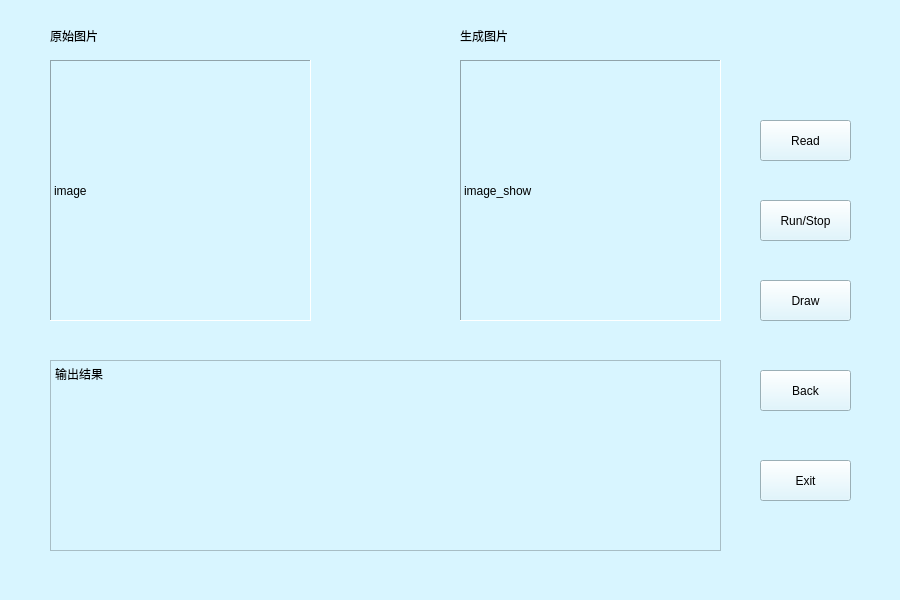
<?xml version="1.0" encoding="UTF-8"?>
<ui version="4.0">
 <class>Form</class>
 <widget class="QWidget" name="Form">
  <property name="geometry">
   <rect>
    <x>0</x>
    <y>0</y>
    <width>900</width>
    <height>600</height>
   </rect>
  </property>
  <property name="windowTitle">
   <string>数据集生成器</string>
  </property>
  <property name="styleSheet">
   <string notr="true">background-color: rgb(216, 245, 255);</string>
  </property>
  <widget class="QLabel" name="label">
   <property name="geometry">
    <rect>
     <x>50</x>
     <y>60</y>
     <width>261</width>
     <height>261</height>
    </rect>
   </property>
   <property name="styleSheet">
    <string notr="true">font: 9pt &quot;楷体&quot;;</string>
   </property>
   <property name="frameShape">
    <enum>QFrame::Panel</enum>
   </property>
   <property name="frameShadow">
    <enum>QFrame::Sunken</enum>
   </property>
   <property name="text">
    <string>image</string>
   </property>
  </widget>
  <widget class="QLabel" name="label_2">
   <property name="geometry">
    <rect>
     <x>460</x>
     <y>60</y>
     <width>261</width>
     <height>261</height>
    </rect>
   </property>
   <property name="styleSheet">
    <string notr="true">font: 9pt &quot;楷体&quot;;</string>
   </property>
   <property name="frameShape">
    <enum>QFrame::Panel</enum>
   </property>
   <property name="frameShadow">
    <enum>QFrame::Sunken</enum>
   </property>
   <property name="text">
    <string>image_show</string>
   </property>
  </widget>
  <widget class="QLabel" name="label_3">
   <property name="geometry">
    <rect>
     <x>50</x>
     <y>20</y>
     <width>101</width>
     <height>31</height>
    </rect>
   </property>
   <property name="styleSheet">
    <string notr="true">font: 9pt &quot;楷体&quot;;</string>
   </property>
   <property name="text">
    <string>原始图片</string>
   </property>
  </widget>
  <widget class="QLabel" name="label_4">
   <property name="geometry">
    <rect>
     <x>460</x>
     <y>20</y>
     <width>101</width>
     <height>31</height>
    </rect>
   </property>
   <property name="styleSheet">
    <string notr="true">font: 9pt &quot;楷体&quot;;</string>
   </property>
   <property name="text">
    <string>生成图片</string>
   </property>
  </widget>
  <widget class="QPushButton" name="pushButton">
   <property name="geometry">
    <rect>
     <x>760</x>
     <y>200</y>
     <width>91</width>
     <height>41</height>
    </rect>
   </property>
   <property name="styleSheet">
    <string notr="true">font: 9pt &quot;楷体&quot;;</string>
   </property>
   <property name="text">
    <string>Run/Stop</string>
   </property>
  </widget>
  <widget class="QPushButton" name="pushButton_3">
   <property name="geometry">
    <rect>
     <x>760</x>
     <y>280</y>
     <width>91</width>
     <height>41</height>
    </rect>
   </property>
   <property name="styleSheet">
    <string notr="true">font: 9pt &quot;楷体&quot;;</string>
   </property>
   <property name="text">
    <string>Draw</string>
   </property>
  </widget>
  <widget class="QPushButton" name="pushButton_4">
   <property name="geometry">
    <rect>
     <x>760</x>
     <y>370</y>
     <width>91</width>
     <height>41</height>
    </rect>
   </property>
   <property name="styleSheet">
    <string notr="true">font: 9pt &quot;楷体&quot;;</string>
   </property>
   <property name="text">
    <string>Back</string>
   </property>
  </widget>
  <widget class="QPushButton" name="pushButton_5">
   <property name="geometry">
    <rect>
     <x>760</x>
     <y>460</y>
     <width>91</width>
     <height>41</height>
    </rect>
   </property>
   <property name="styleSheet">
    <string notr="true">font: 9pt &quot;楷体&quot;;</string>
   </property>
   <property name="text">
    <string>Exit</string>
   </property>
  </widget>
  <widget class="QPushButton" name="pushButton_6">
   <property name="geometry">
    <rect>
     <x>760</x>
     <y>120</y>
     <width>91</width>
     <height>41</height>
    </rect>
   </property>
   <property name="styleSheet">
    <string notr="true">font: 9pt &quot;楷体&quot;;</string>
   </property>
   <property name="text">
    <string>Read</string>
   </property>
  </widget>
  <widget class="QTextEdit" name="textEdit">
   <property name="geometry">
    <rect>
     <x>50</x>
     <y>360</y>
     <width>671</width>
     <height>191</height>
    </rect>
   </property>
   <property name="styleSheet">
    <string notr="true">font: 9pt &quot;楷体&quot;;</string>
   </property>
   <property name="html">
    <string>&lt;!DOCTYPE HTML PUBLIC &quot;-//W3C//DTD HTML 4.0//EN&quot; &quot;http://www.w3.org/TR/REC-html40/strict.dtd&quot;&gt;
&lt;html&gt;&lt;head&gt;&lt;meta name=&quot;qrichtext&quot; content=&quot;1&quot; /&gt;&lt;style type=&quot;text/css&quot;&gt;
p, li { white-space: pre-wrap; }
&lt;/style&gt;&lt;/head&gt;&lt;body style=&quot; font-family:'楷体'; font-size:9pt; font-weight:400; font-style:normal;&quot;&gt;
&lt;p style=&quot; margin-top:0px; margin-bottom:0px; margin-left:0px; margin-right:0px; -qt-block-indent:0; text-indent:0px;&quot;&gt;&lt;span style=&quot; font-family:'SimSun';&quot;&gt;输出结果&lt;/span&gt;&lt;/p&gt;&lt;/body&gt;&lt;/html&gt;</string>
   </property>
  </widget>
 </widget>
 <resources/>
 <connections>
  <connection>
   <sender>pushButton_5</sender>
   <signal>clicked()</signal>
   <receiver>Form</receiver>
   <slot>close()</slot>
   <hints>
    <hint type="sourcelabel">
     <x>539</x>
     <y>448</y>
    </hint>
    <hint type="destinationlabel">
     <x>621</x>
     <y>468</y>
    </hint>
   </hints>
  </connection>
  <connection>
   <sender>pushButton_4</sender>
   <signal>clicked()</signal>
   <receiver>Form</receiver>
   <slot>close()</slot>
   <hints>
    <hint type="sourcelabel">
     <x>524</x>
     <y>385</y>
    </hint>
    <hint type="destinationlabel">
     <x>621</x>
     <y>396</y>
    </hint>
   </hints>
  </connection>
 </connections>
</ui>
